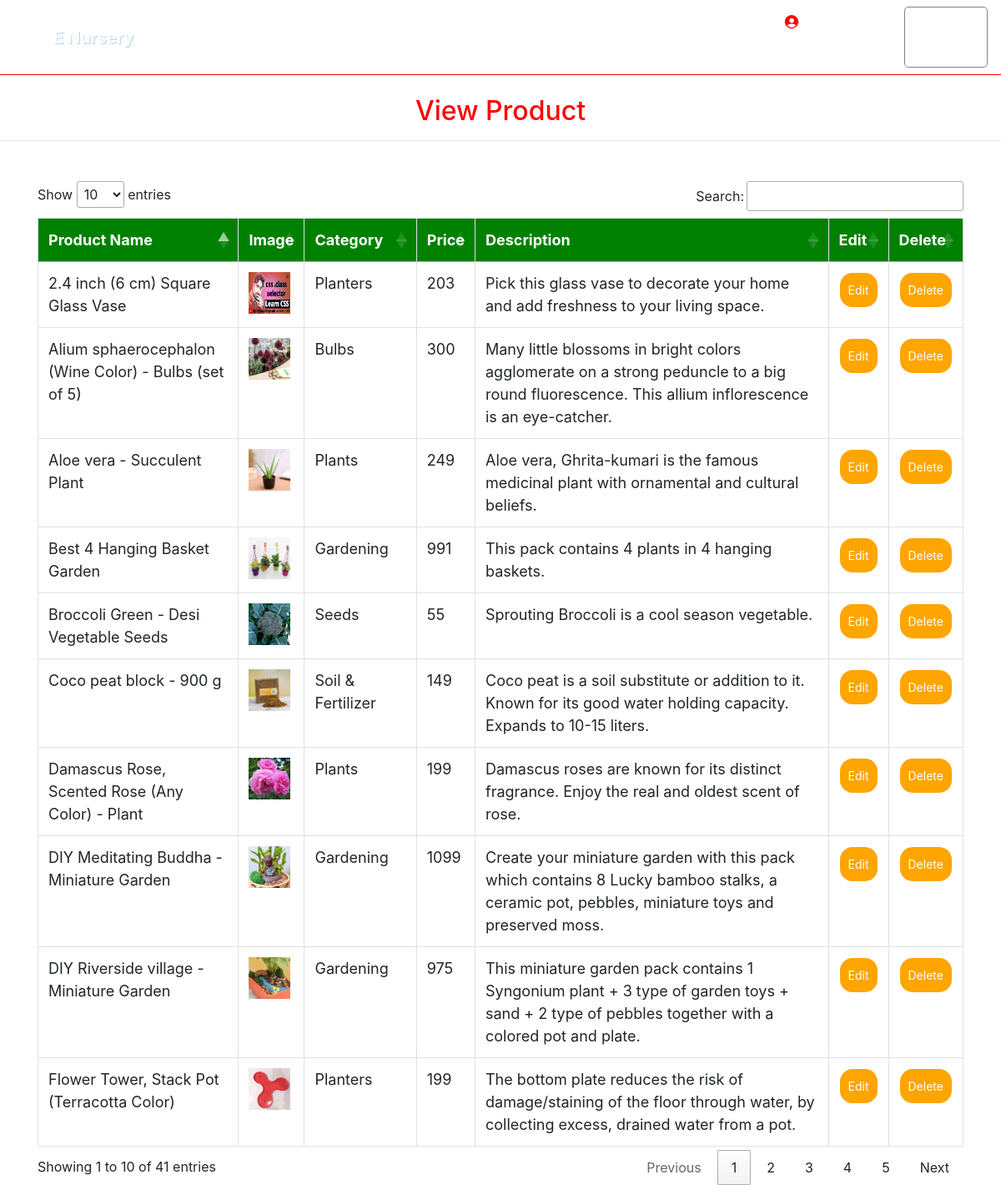
Screenshot of /admin_view_product (signed in) with the database file from the repository.
### grocery/models.py (models this page shows, shortened)
class Product(models.Model):
    category = models.ForeignKey(Category, on_delete=models.CASCADE, null=True)
    image = models.FileField(null=True)
    name = models.CharField(max_length=30, null=True)
    price = models.IntegerField(null=True)
    desc = models.TextField(null=True)

class Category(models.Model):
    name = models.CharField(max_length=30, null=True)

### grocery/views.py (the view)
# urls.py: path('admin_view_product', Admin_View_product, name='admin_view_product'),
def Admin_View_product(request):
    if not request.user.is_authenticated:
        return redirect('login_admin')
    pro = Product.objects.all()
    d = {'pro':pro}
    return render(request,'admin_view_product.html',d)

### grocery/templates/admin_view_product.html (shortened to what this page needs)
{% extends 'navigation.html' %}
{% block body %}
<center><h2 style="color:red;margin-top:2%">View Product</h2></center><hr>
 <div class="container" style="margin-top:4%">
<table class="table table-bordered" id="myTable">
  <thead>
  <tr>
    <th>Product Name</th>
    <th>Image</th>
      <th> Category</th>
    <th>Price</th>
       <th> Description</th>
    <th>Edit</th>
      <th>Delete</th>
  </tr>
  </thead>
   <tbody>
    {% for i in pro %}
  <tr>
    <td>{{i.name}}</td>
    <td><img src="{{i.image.url}}" style="width:50px;height:50px"></td>
      <td>{{i.category.name}}</td>
      <td>{{i.price}}</td>
      <td>{{i.desc}}</td>
    <td><a href="{% url 'edit_product' i.id %}"><button class="button button1 btn-success">Edit</button></a>
    </td>
      <td><a href="{% url 'delete_product' i.id %}" onclick="return confirm('Are you sure?')"><button class="button button1 btn-danger">Delete</button></a></td>
  </tr>
    {% endfor %}
    </tbody>
</table>
 </div>
{% endblock %}

### grocery/templates/navigation.html (style rules this page uses)
* { box-sizing: border-box; }
#myTable { border-collapse: collapse; width: 100%; border: 1px solid #ddd; font-size: 18px; }
#myTable th { text-align: left; padding: 12px; background-color: green; color: white; }
#myTable td { text-align: left; padding: 12px; background-color: white; }
#myTable tr { border-bottom: 1px solid #ddd; }
.button { background-color: orange; border: none; color: white; padding: 10px; text-align: center; text-decoration: none; display: inline-block; font-size: 14px; margin: 1px 1px; cursor: pointer; }
.button1 { border-radius: 15px; }

### rows the page displays
Product: name "Best 4 Hanging Basket Garden", image (picture), category.name "Gardening", price "991", desc "This pack contains 4 plants in 4 hanging baskets."
Product: name "DIY Riverside village - Miniature Garden", image (picture), category.name "Gardening", price "975", desc "This miniature garden pack contains 1 Syngonium plant + 3 type of garden toys + sand + 2 type of pebbles together with a colored pot and plate."
Product: name "DIY Meditating Buddha - Miniature Garden", image (picture), category.name "Gardening", price "1099", desc "Create your miniature garden with this pack which contains 8 Lucky bamboo stalks, a ceramic pot, pebbles, miniature toys and preserved moss."
Product: name "Damascus Rose, Scented Rose (Any Color) - Plant", image (picture), category.name "Plants", price "199", desc "Damascus roses are known for its distinct fragrance. Enjoy the real and oldest scent of rose."
Product: name "Aloe vera - Succulent Plant", image (picture), category.name "Plants", price "249", desc "Aloe vera, Ghrita-kumari is the famous medicinal plant with ornamental and cultural beliefs."
Product: name "Broccoli Green - Desi Vegetable Seeds", image (picture), category.name "Seeds", price "55", desc "Sprouting Broccoli is a cool season vegetable."
Product: name "Alium sphaerocephalon (Wine Color) - Bulbs (set of 5)", image (picture), category.name "Bulbs", price "300", desc "Many little blossoms in bright colors agglomerate on a strong peduncle to a big round fluorescence. This allium inflorescence is an eye-catcher."
Product: name "Flower Tower, Stack Pot (Terracotta Color)", image (picture), category.name "Planters", price "199", desc "The bottom plate reduces the risk of damage/staining of the floor through water, by collecting excess, drained water from a pot."
Product: name "2.4 inch (6 cm) Square Glass Vase", image (picture), category.name "Planters", price "203", desc "Pick this glass vase to decorate your home and add freshness to your living space."
Product: name "Coco peat block - 900 g", image (picture), category.name "Soil & Fertilizer", price "149", desc "Coco peat is a soil substitute or addition to it. Known for its good water holding capacity. Expands to 10-15 liters."
